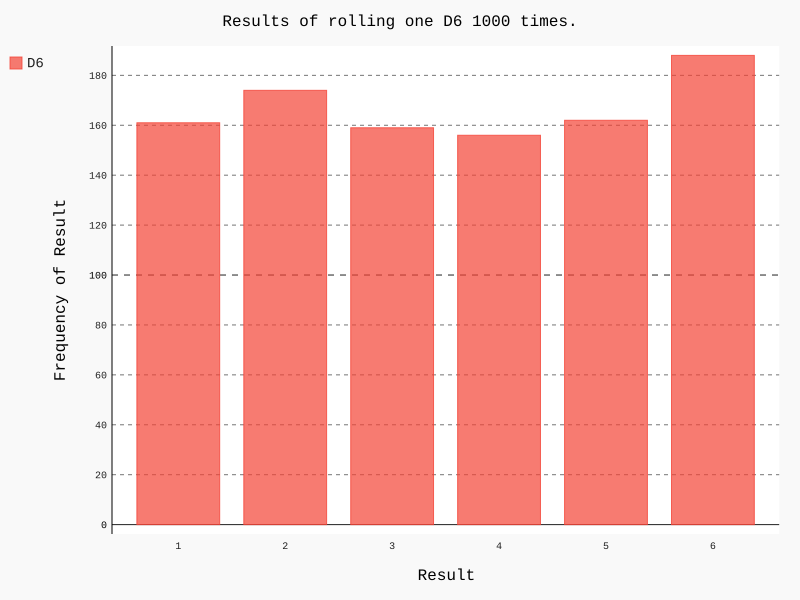

This figure's Python source:
import pygal

from die import Die


die = Die()

results = []
for roll_num in range(1000):
    result = die.roll()
    results.append(result)

frequencies = []
for value in range(1, die.num_sides+1):
    frequency = results.count(value)
    frequencies.append(frequency)

hist = pygal.Bar()

hist.title = "Results of rolling one D6 1000 times."
hist.x_labels = ['1', '2', '3', '4', '5', '6']
hist.x_title = "Result"
hist.y_title = "Frequency of Result"

hist.add('D6', frequencies)
hist.render_to_file('die_visual.svg')
# print(frequencies)
